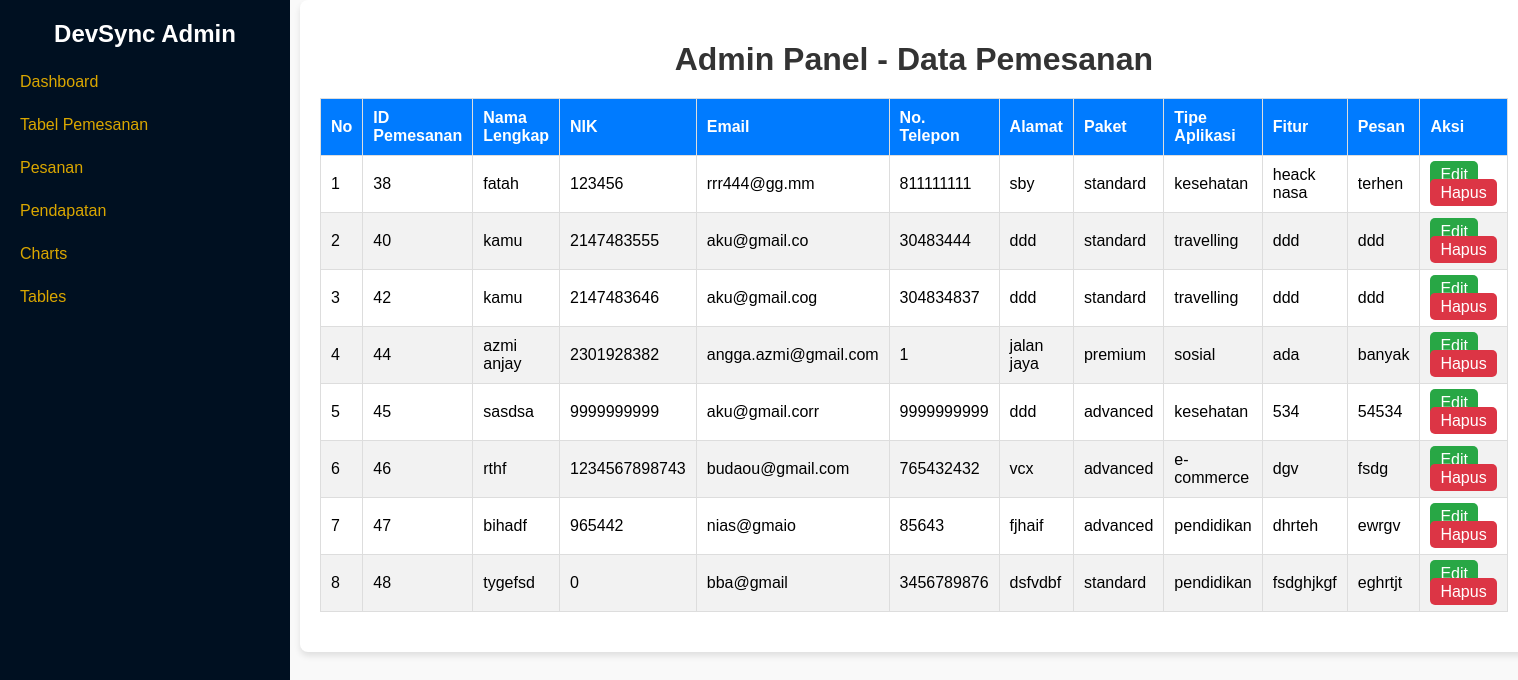
The app's page /web_devsync/admin/tabel_pemesanan.php with its own data.
### tables this page shows
CREATE TABLE `pemesanan` (
  `id_pemesanan` int(11) NOT NULL,
  `nama` varchar(255) NOT NULL,
  `nik` varchar(16) NOT NULL,
  `email` varchar(255) NOT NULL,
  `telepon` varchar(12) NOT NULL,
  `alamat` text NOT NULL,
  `package` varchar(50) NOT NULL,
  `tipe` varchar(50) NOT NULL,
  `features` text NOT NULL,
  `pesan` varchar(255) NOT NULL,
  `created_at` timestamp NOT NULL DEFAULT current_timestamp()
);

### web_devsync/admin/tabel_pemesanan.php (the view, shortened to what this page needs)
<?php
require '../db_conection.php';
$query = "SELECT * FROM pemesanan";
$result = $conn->query($query);
?>
<!DOCTYPE html>
<html lang="id">
<head>
    <link rel="stylesheet" href="tabel_admin_style.css">
</head>
<body>
    <div class="wrapper">
        <div class="sidebar">
            <h2>DevSync Admin</h2>
            <ul>
            <li><a href="web_admin.php">Dashboard</a></li>
            <li><a href="tabel_pemesanan.php">Tabel Pemesanan</a></li>
            <li><a href="pesanan.php">Pesanan</a></li>
            <li><a href="pendapatan.php">Pendapatan</a></li>
            <li><a href="#">Charts</a></li>
            <li><a href="#">Tables</a></li>
            </ul>
        </div>
        <div class="container">
            <h1>Admin Panel - Data Pemesanan</h1>
            <table>
                <thead>
                    <tr>
                        <th>No</th>
                        <th>ID Pemesanan</th>
                        <th>Nama Lengkap</th>
                        <th>NIK</th>
                        <th>Email</th>
                        <th>No. Telepon</th>
                        <th>Alamat</th>
                        <th>Paket</th>
                        <th>Tipe Aplikasi</th>
                        <th>Fitur</th>
                        <th>Pesan</th>
                        <th>Aksi</th>
                    </tr>
                </thead>
                <tbody>
                    <?php $no = 1; while ($row = $result->fetch_assoc()) : ?>
                    <tr>
                        <td><?= $no++ ?></td>
                        <td><?= htmlspecialchars($row['id_pemesanan']) ?></td>
                        <td><?= htmlspecialchars($row['nama']) ?></td>
                        <td><?= htmlspecialchars($row['nik']) ?></td>
                        <td><?= htmlspecialchars($row['email']) ?></td>
                        <td><?= htmlspecialchars($row['telepon']) ?></td>
                        <td><?= htmlspecialchars($row['alamat']) ?></td>
                        <td><?= htmlspecialchars($row['package']) ?></td>
                        <td><?= htmlspecialchars($row['tipe']) ?></td>
                        <td><?= htmlspecialchars($row['features']) ?></td>
                        <td><?= htmlspecialchars($row['pesan']) ?></td>
                        <td>
                            <a href="edit.php?id=<?= htmlspecialchars($row['id_pemesanan']) ?>" class="edit-button">Edit</a>
                            <a href="delete.php?id=<?= htmlspecialchars($row['id_pemesanan']) ?>" class="delete-button" onclick="return confirm('Apakah Anda yakin ingin menghapus data ini?')">Hapus</a>
                        </td>
                    </tr>
                    <?php endwhile; ?>
                </tbody>
            </table>
        </div>
    </div>
</body>
</html>

### web_devsync/admin/tabel_admin_style.css (style rules this page uses)
body { font-family: Arial, sans-serif; margin: 0; padding: 0; background-color: #f9f9f9; }
.wrapper { display: flex; }
.sidebar { width: 250px; background-color: #001021; color: white; height: 100vh; padding: 20px; position: fixed; left: 0; top: 0; overflow: auto; transition: width 0.3s ease; }
.sidebar h2 { margin: 0; font-size: 1.5rem; text-align: center; animation: fadeIn 1s ease-in-out; color: #fff; }
.sidebar ul { list-style: none; padding: 0; }
.sidebar ul li { margin: 25px 0; }
.sidebar ul li a { text-decoration: none; color: #daa700; transition: color 0.3s ease; }
.container { margin-left: 300px; width: calc(100% - 270px); background-color: #fff; box-shadow: 0 4px 6px rgba(0, 0, 0, 0.1); border-radius: 8px; padding: 20px; }
.container h1 { text-align: center; color: #333; margin-bottom: 20px; }
table { width: 100%; border-collapse: collapse; margin: 20px 0; }
table th, table td { text-align: left; padding: 10px; border: 1px solid #ddd; }
table thead { background-color: #007bff; color: #fff; }
table tbody tr:nth-child(even) { background-color: #f2f2f2; }
.edit-button, .delete-button { padding: 5px 10px; text-decoration: none; color: #fff; border-radius: 5px; }
.edit-button { background-color: #28a745; }
.delete-button { background-color: #dc3545; }

### records on screen
pemesanan: id_pemesanan "38", nama "fatah", nik "123456", email "rrr444@gg.mm", telepon "811111111", alamat "sby", package "standard", tipe "kesehatan", features "heack nasa", pesan "terhen"
pemesanan: id_pemesanan "40", nama "kamu", nik "2147483555", email "aku@gmail.co", telepon "30483444", alamat "ddd", package "standard", tipe "travelling", features "ddd", pesan "ddd"
pemesanan: id_pemesanan "42", nama "kamu", nik "2147483646", email "aku@gmail.cog", telepon "304834837", alamat "ddd", package "standard", tipe "travelling", features "ddd", pesan "ddd"
pemesanan: id_pemesanan "44", nama "azmi anjay", nik "2301928382", email "angga.azmi@gmail.com", telepon "1", alamat "jalan jaya", package "premium", tipe "sosial", features "ada", pesan "banyak"
pemesanan: id_pemesanan "45", nama "sasdsa", nik "9999999999", email "aku@gmail.corr", telepon "9999999999", alamat "ddd", package "advanced", tipe "kesehatan", features "534", pesan "54534"
pemesanan: id_pemesanan "46", nama "rthf", nik "1234567898743", email "budaou@gmail.com", telepon "765432432", alamat "vcx", package "advanced", tipe "e-commerce", features "dgv", pesan "fsdg"
pemesanan: id_pemesanan "47", nama "bihadf", nik "965442", email "nias@gmaio", telepon "85643", alamat "fjhaif", package "advanced", tipe "pendidikan", features "dhrteh", pesan "ewrgv"
pemesanan: id_pemesanan "48", nama "tygefsd", nik "0", email "bba@gmail", telepon "3456789876", alamat "dsfvdbf", package "standard", tipe "pendidikan", features "fsdghjkgf", pesan "eghrtjt"
